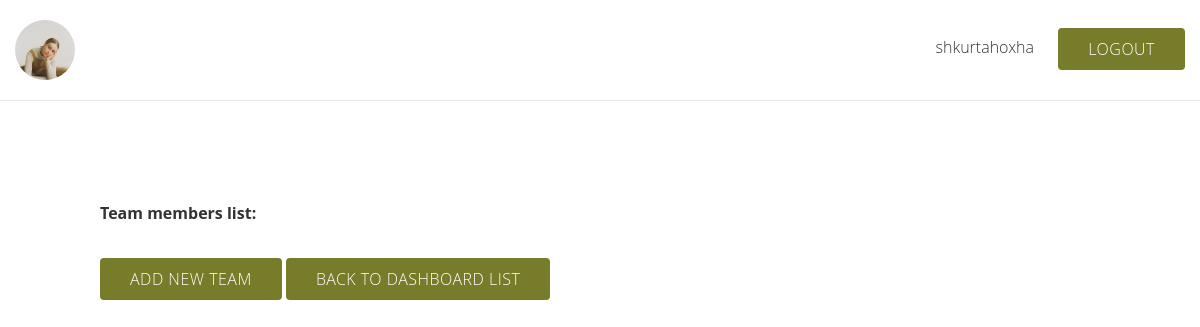
The page /team-list.php (signed in) on the database as committed earlier.
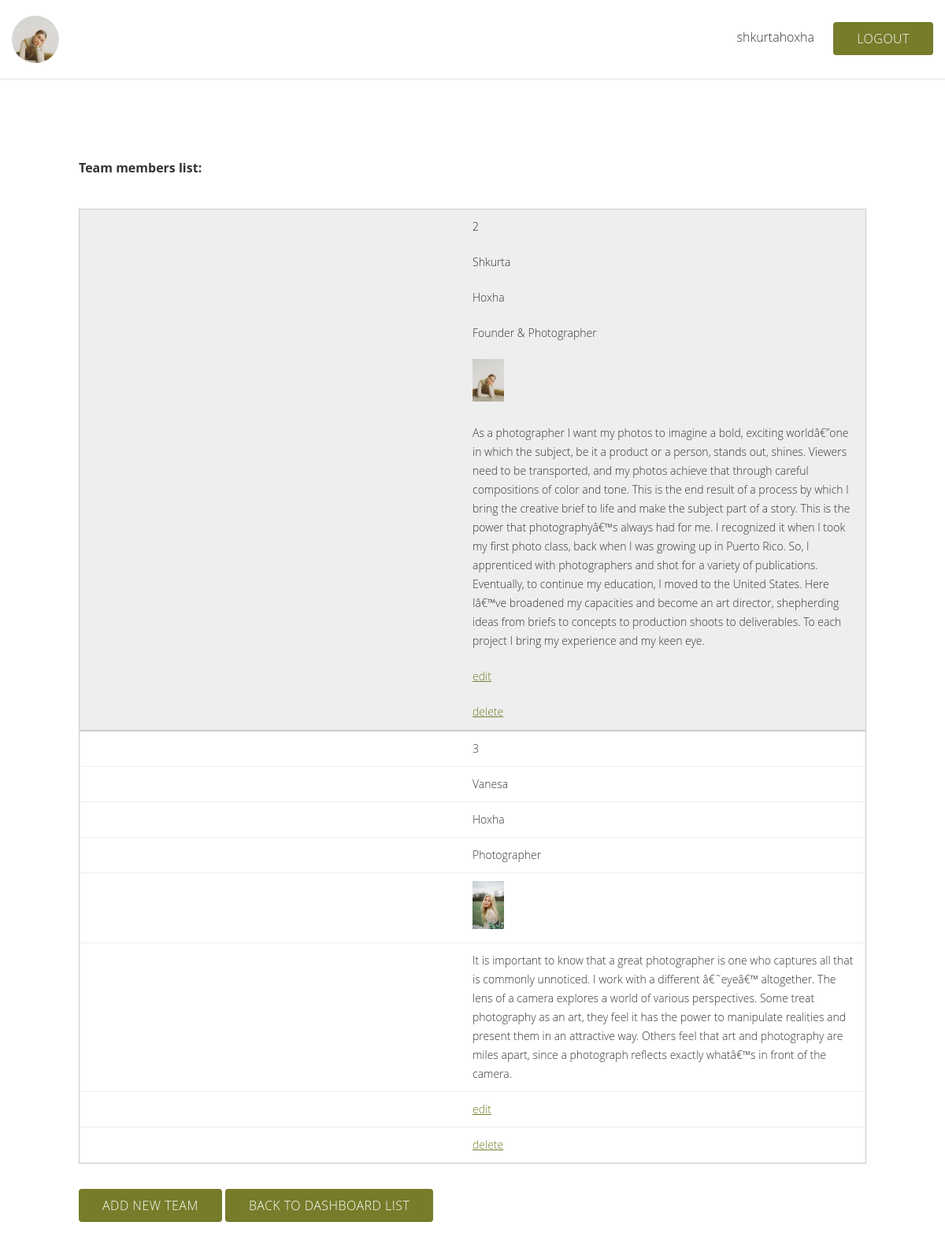
The same page on the database as committed later.
### tables this page shows
CREATE TABLE `team` (
  `id` int(11) NOT NULL,
  `firstname` varchar(255) NOT NULL,
  `lastname` varchar(255) NOT NULL,
  `position` varchar(255) NOT NULL,
  `image` varchar(255) NOT NULL,
  `biography` text NOT NULL
);

### db/Dbconnect.php (called while the page is built)
<?php
class Dbconnect
{
    private $_localhost = 'localhost';
    private $_user = 'root';
    private $_password = '*Shkurta123*';
    private $_dbname = 'photography';
    protected $connection;
    public function __construct()
    {
        if (!isset($this->connection)) {
            $this->connection = new mysqli($this->_localhost, $this->_user, $this->_password, $this->_dbname);
        }
        else{
            echo "connection failed";
        }
        return $this->connection;
    }
}

### Crud.php (called while the page is built, shortened)
<?php
include_once('db/Dbconnect.php');
class Crud extends Dbconnect
{
    public function selectalldata($table)
    {
        $select = "SELECT * FROM $table";
        $select1 = $this->connection->query($select);
        return $select1;
    }
}
?>

### team-list.php (the view, shortened to what this page needs)
<?php
include("layout/header.php");
include_once("Crud.php");
if (isset($_SESSION['username']) && isset($_SESSION['id'])) { ?>
<nav>
    <?php if ($_SESSION['role'] == 'admin') { ?>
    <div class="admin-top-header flex custom-justify">
        <figure class="admin-logo">
            <img src="assets/images/general/Shkurta-Photographer.jpg" alt="" title="">
        </figure>
        <div class="dashboard-btns">
            <?= $_SESSION['username'] ?>
            <a href="logout.php" class="btn">Logout</a>
        </div>
    </div>
    <div class="tabset">
        <h4>Team members list:</h4>
        <table class="table table-striped" style="width: 100%">
            <tbody>
            <?php
            $crud= new crud();
            $result = $crud->selectalldata("team");
            while($data = mysqli_fetch_array($result))
            {
                ?>
                <tr>
                    <td><?php echo $data['id']; ?></td>
                    <td><?php echo $data['firstname']; ?></td>
                    <td><?php echo $data['lastname']; ?></td>
                    <td><?php echo $data['position']; ?></td>
                    <td><img src="assets/images/general/<?php echo $data['image']; ?>" style="width: 40px;"></td>
                    <td><?php echo $data['biography']; ?></td>
                    <td><a href="edit-team.php?editid=<?php echo $data['id'];?>">edit</td>
                    <td><a href="team-list.php?delid=<?php echo $data['id'];?>" onclick=" return confirm('Do You really want to delete this data')">delete</td>
                </tr>
            <?php } ?>
            </tbody>
        </table>
        <a href="add-team.php" class="btn">Add new team</a>
        <a href="dashboard.php" class="btn">Back to dashboard list</a>
    </div>
    <?php } ?>
    <?php } else {
        header("Location: index.php");
    } ?>
</nav>

Rows that differ between the two databases and show on the page:
added team: id "2", firstname "Shkurta", lastname "Hoxha", position "Founder & Photographer", image (picture), biography "As a photographer I want my photos to imagine a bold, exciting worldâ€”one in which the subject, be it a product or a person, stands out, shines. Viewers need to be transported, and my photos achieve that through careful compositions of color and tone. This is the end result of a process by which I bring the creative brief to life and make the subject part of a story. This is the power that photographyâ€™s always had for me. I recognized it when I took my first photo class, back when I was growing up in Puerto Rico. So, I apprenticed with photographers and shot for a variety of publications. Eventually, to continue my education, I moved to the United States. Here Iâ€™ve broadened my…"
added team: id "3", firstname "Vanesa", lastname "Hoxha", position "Photographer", image (picture), biography "It is important to know that a great photographer is one who captures all that is commonly unnoticed. I work with a different â€˜eyeâ€™ altogether. The lens of a camera explores a world of various perspectives. Some treat photography as an art, they feel it has the power to manipulate realities and present them in an attractive way. Others feel that art and photography are miles apart, since a photograph reflects exactly whatâ€™s in front of the camera."
